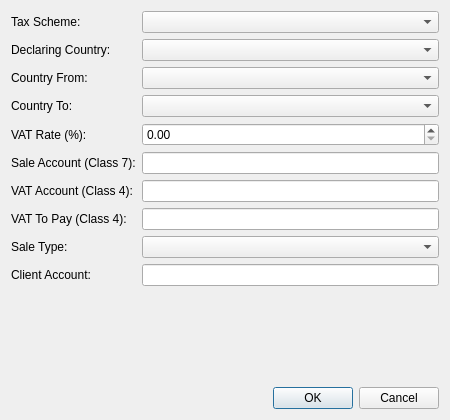
<?xml version="1.0" encoding="UTF-8"?>
<ui version="4.0">
 <class>DialogAddSaleAccount</class>
 <widget class="QDialog" name="DialogAddSaleAccount">
  <property name="geometry">
   <rect>
    <x>0</x>
    <y>0</y>
    <width>450</width>
    <height>420</height>
   </rect>
  </property>
  <property name="windowTitle">
   <string>Add Sale Account</string>
  </property>
  <layout class="QVBoxLayout" name="verticalLayout">
   <item>
    <layout class="QFormLayout" name="formLayout">
     <item row="0" column="0">
      <widget class="QLabel" name="labelTaxScheme">
       <property name="text">
        <string>Tax Scheme:</string>
       </property>
      </widget>
     </item>
     <item row="0" column="1">
      <widget class="QComboBox" name="comboTaxScheme"/>
     </item>
     <item row="1" column="0">
      <widget class="QLabel" name="labelCountryDeclaring">
       <property name="text">
        <string>Declaring Country:</string>
       </property>
      </widget>
     </item>
     <item row="1" column="1">
      <widget class="QComboBox" name="comboCountryDeclaring"/>
     </item>
     <item row="2" column="0">
      <widget class="QLabel" name="labelCountryFrom">
       <property name="text">
        <string>Country From:</string>
       </property>
      </widget>
     </item>
     <item row="2" column="1">
      <widget class="QComboBox" name="comboCountryFrom"/>
     </item>
     <item row="3" column="0">
      <widget class="QLabel" name="labelCountryTo">
       <property name="text">
        <string>Country To:</string>
       </property>
      </widget>
     </item>
     <item row="3" column="1">
      <widget class="QComboBox" name="comboCountryTo"/>
     </item>
     <item row="4" column="0">
      <widget class="QLabel" name="labelVatRate">
       <property name="text">
        <string>VAT Rate (%):</string>
       </property>
      </widget>
     </item>
     <item row="4" column="1">
      <widget class="QDoubleSpinBox" name="spinVatRate">
       <property name="decimals">
        <number>2</number>
       </property>
       <property name="maximum">
        <double>100.000000000000000</double>
       </property>
      </widget>
     </item>
     <item row="5" column="0">
      <widget class="QLabel" name="labelSaleAccount">
       <property name="text">
        <string>Sale Account (Class 7):</string>
       </property>
      </widget>
     </item>
     <item row="5" column="1">
      <widget class="QLineEdit" name="editSaleAccount"/>
     </item>
     <item row="6" column="0">
      <widget class="QLabel" name="labelVatAccount">
       <property name="text">
        <string>VAT Account (Class 4):</string>
       </property>
      </widget>
     </item>
     <item row="6" column="1">
      <widget class="QLineEdit" name="editVatAccount"/>
     </item>
     <item row="7" column="0">
      <widget class="QLabel" name="labelVatAccountToPay">
       <property name="text">
        <string>VAT To Pay (Class 4):</string>
       </property>
      </widget>
     </item>
     <item row="7" column="1">
      <widget class="QLineEdit" name="editVatAccountToPay"/>
     </item>
     <item row="8" column="0">
      <widget class="QLabel" name="labelSaleType">
       <property name="text">
        <string>Sale Type:</string>
       </property>
      </widget>
     </item>
     <item row="8" column="1">
      <widget class="QComboBox" name="comboSaleType"/>
     </item>
     <item row="9" column="0">
      <widget class="QLabel" name="labelClientAccount">
       <property name="text">
        <string>Client Account:</string>
       </property>
      </widget>
     </item>
     <item row="9" column="1">
      <widget class="QLineEdit" name="editClientAccount"/>
     </item>
    </layout>
   </item>
   <item>
    <widget class="QDialogButtonBox" name="buttonBox">
     <property name="orientation">
      <enum>Qt::Horizontal</enum>
     </property>
     <property name="standardButtons">
      <set>QDialogButtonBox::Cancel|QDialogButtonBox::Ok</set>
     </property>
    </widget>
   </item>
  </layout>
 </widget>
 <resources/>
 <connections>
  <connection>
   <sender>buttonBox</sender>
   <signal>accepted()</signal>
   <receiver>DialogAddSaleAccount</receiver>
   <slot>accept()</slot>
   <hints>
    <hint type="sourcelabel">
     <x>248</x>
     <y>254</y>
    </hint>
    <hint type="destinationlabel">
     <x>157</x>
     <y>274</y>
    </hint>
   </hints>
  </connection>
  <connection>
   <sender>buttonBox</sender>
   <signal>rejected()</signal>
   <receiver>DialogAddSaleAccount</receiver>
   <slot>reject()</slot>
   <hints>
    <hint type="sourcelabel">
     <x>316</x>
     <y>260</y>
    </hint>
    <hint type="destinationlabel">
     <x>286</x>
     <y>274</y>
    </hint>
   </hints>
  </connection>
 </connections>
</ui>
